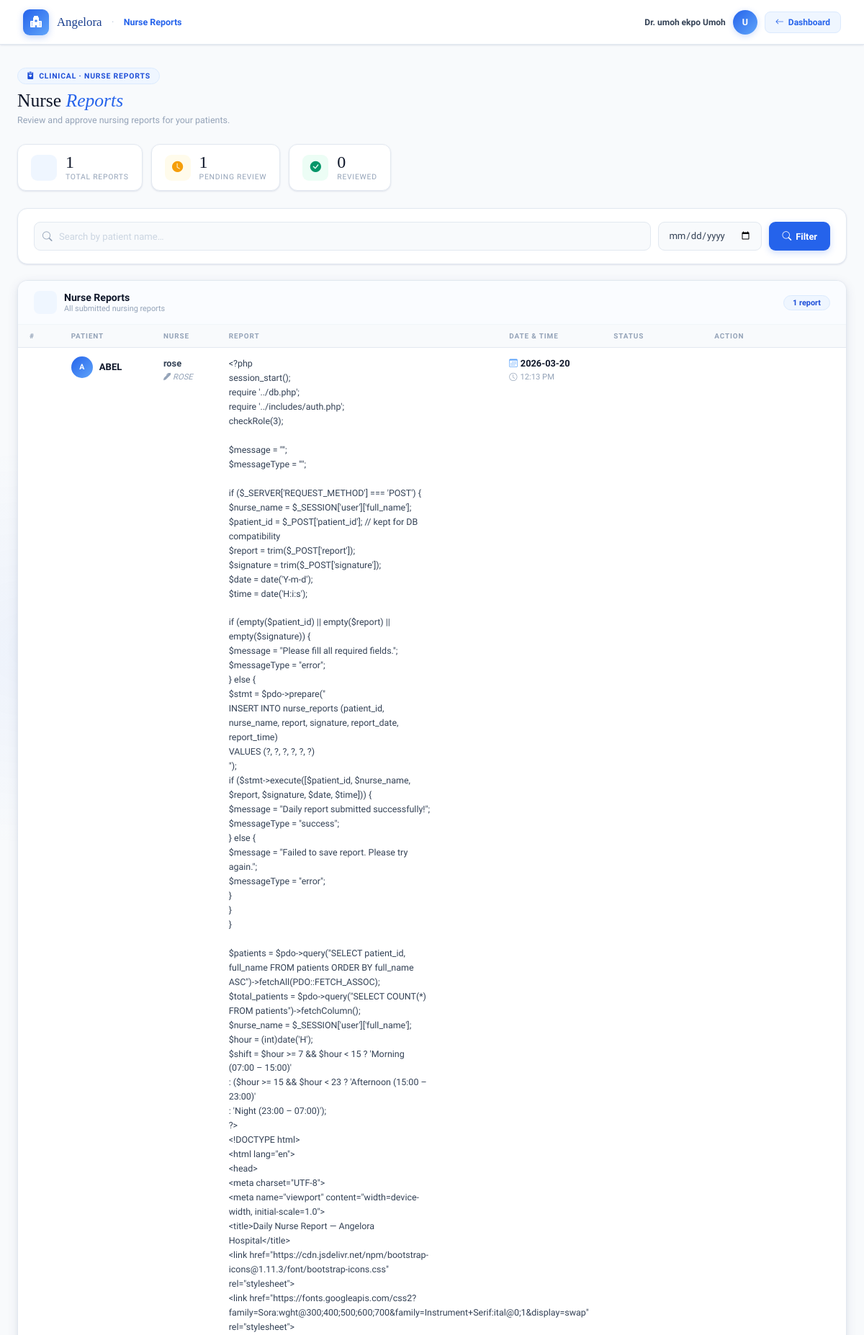
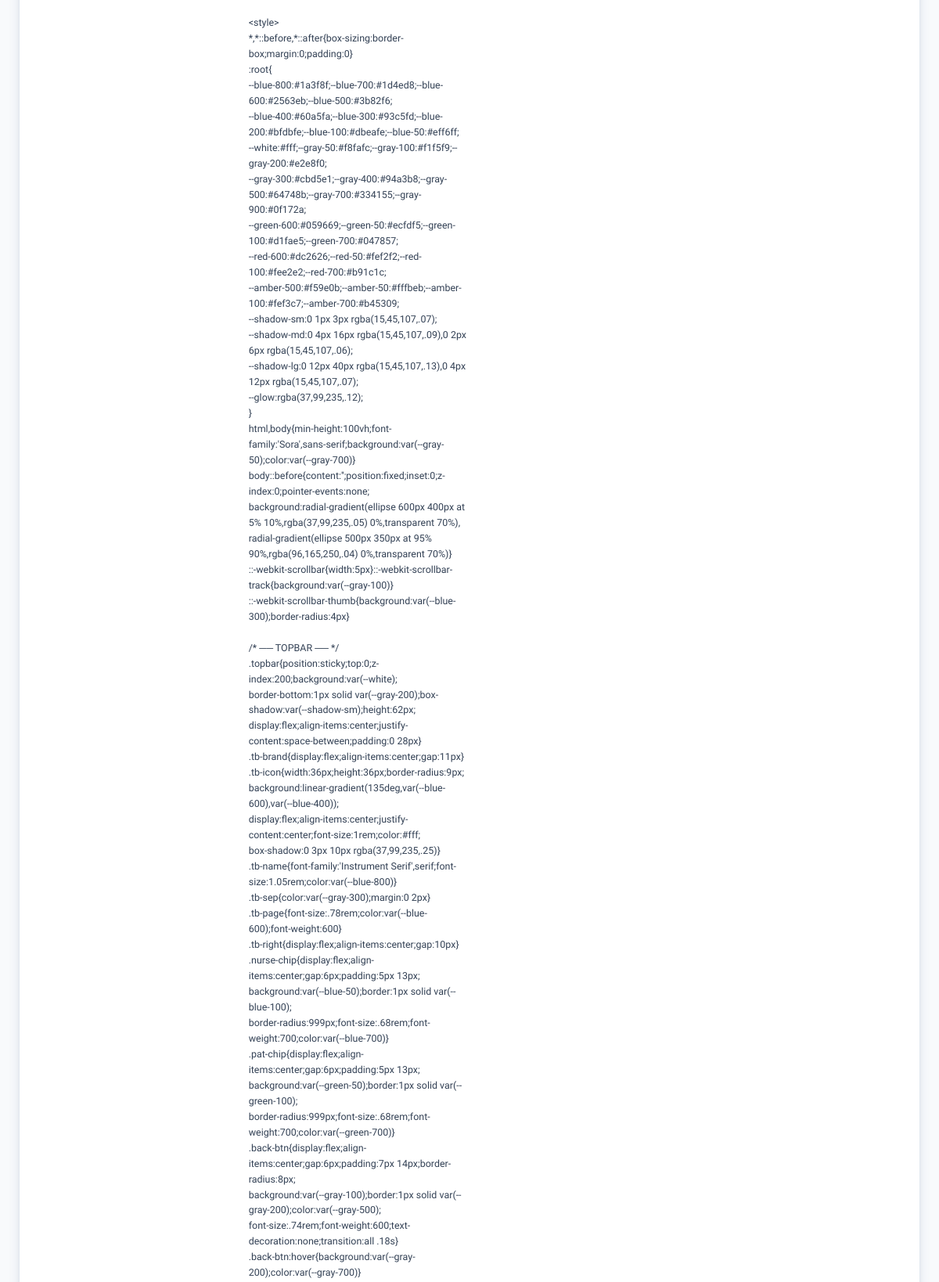
The page /doctor/view_nurse_reports.php (signed in, upper part) on the database its author committed (2 pictures, top to bottom).
### tables this page shows
CREATE TABLE `nurse_reports` (
  `id` int NOT NULL,
  `patient_id` bigint UNSIGNED NOT NULL,
  `nurse_name` varchar(150) NOT NULL,
  `report` text NOT NULL,
  `signature` varchar(100) NOT NULL,
  `report_date` date NOT NULL,
  `report_time` time NOT NULL,
  `created_at` timestamp NULL DEFAULT CURRENT_TIMESTAMP,
  `reviewed_by` varchar(255) DEFAULT NULL,
  `reviewed_at` datetime DEFAULT NULL
);

CREATE TABLE `patients` (
  `patient_id` bigint UNSIGNED NOT NULL,
  `full_name` varchar(100) DEFAULT NULL,
  `dob` date DEFAULT NULL,
  `gender` enum('Male','Female','Other') DEFAULT NULL,
  `age` int DEFAULT NULL,
  `address` text,
  `phone` varchar(20) DEFAULT NULL,
  `email` varchar(100) DEFAULT NULL,
  `registered_by` int DEFAULT NULL,
  `created_at` timestamp NULL DEFAULT CURRENT_TIMESTAMP,
  `patient_pin` varchar(10) DEFAULT NULL,
  `photo` varchar(255) DEFAULT NULL,
  `user_id` int DEFAULT NULL,
  `patient_type` enum('Regular','HMO') NOT NULL DEFAULT 'Regular',
  `patient_status` enum('Outpatient','Inpatient') NOT NULL DEFAULT 'Outpatient',
  `hmo_name` varchar(255) DEFAULT NULL,
  `has_dispensation` tinyint(1) DEFAULT '0',
  `ssn` varchar(30) DEFAULT NULL,
  `language` varchar(50) DEFAULT NULL,
  `marital_status` varchar(20) DEFAULT NULL,
  `registration_date` timestamp NULL DEFAULT CURRENT_TIMESTAMP
);

### doctor/view_nurse_reports.php (the view, shortened to what this page needs)
<?php
require '../db.php';
$filter_patient = $_GET['patient'] ?? '';
$filter_date    = $_GET['date']    ?? '';
$query  = "SELECT nr.*, p.full_name AS patient_name FROM nurse_reports nr JOIN patients p ON nr.patient_id = p.patient_id WHERE 1";
$params = [];
$query .= " ORDER BY nr.report_date DESC, nr.report_time DESC";
$stmt = $pdo->prepare($query);
$stmt->execute($params);
$reports = $stmt->fetchAll(PDO::FETCH_ASSOC);
$totalReports   = count($reports);
$pendingReports = count(array_filter($reports, fn($r) => empty($r['reviewed_by'])));
$reviewedReports= $totalReports - $pendingReports;
$doctor_name = $_SESSION['user']['full_name'] ?? 'Doctor';
$initial     = strtoupper(substr($doctor_name, 0, 1));
?>
<!DOCTYPE html>
<html lang="en">
<head>
  <link href="https://cdn.jsdelivr.net/npm/bootstrap-icons@1.11.3/font/bootstrap-icons.css" rel="stylesheet">
</head>
<body>
<header class="topbar">
  <div class="tb-brand">
    <div class="tb-icon"><i class="bi bi-hospital-fill"></i></div>
    <span class="tb-name">Angelora</span>
    <span class="tb-sep">·</span>
    <span class="tb-page">Nurse Reports</span>
  </div>
  <div class="tb-right">
    <span class="tb-doctor">Dr. <?= htmlspecialchars($doctor_name) ?></span>
    <div class="tb-avatar"><?= $initial ?></div>
    <a href="dashboard.php" class="back-btn"><i class="bi bi-arrow-left"></i> Dashboard</a>
  </div>
</header>
<div class="page">
  <div class="page-header">
    <div class="ph-eyebrow"><i class="bi bi-clipboard2-heart-fill"></i> Clinical · Nurse Reports</div>
    <div class="ph-title">Nurse <em>Reports</em></div>
    <div class="ph-sub">Review and approve nursing reports for your patients.</div>
  </div>
  <div class="stat-row">
    <div class="stat-chip">
      <div class="sc-icon blue"><i class="bi bi-clipboard2-text-fill"></i></div>
      <div><div class="sc-num"><?= $totalReports ?></div><div class="sc-label">Total Reports</div></div>
    </div>
    <div class="stat-chip">
      <div class="sc-icon amber"><i class="bi bi-clock-fill"></i></div>
      <div><div class="sc-num"><?= $pendingReports ?></div><div class="sc-label">Pending Review</div></div>
    </div>
    <div class="stat-chip">
      <div class="sc-icon green"><i class="bi bi-check-circle-fill"></i></div>
      <div><div class="sc-num"><?= $reviewedReports ?></div><div class="sc-label">Reviewed</div></div>
    </div>
  </div>
  <div class="search-card">
    <form method="GET">
      <div class="search-row">
        <div class="search-wrap">
          <input type="text" name="patient" class="search-input"
            placeholder="Search by patient name…"
            value="<?= htmlspecialchars($filter_patient) ?>">
        </div>
        <input type="date" name="date" class="date-input" value="<?= htmlspecialchars($filter_date) ?>">
        <button type="submit" class="btn-search"><i class="bi bi-search"></i> Filter</button>
      </div>
    </form>
  </div>
  <div class="table-card">
    <div class="table-card-head">
      <div class="tch-left">
        <div class="tch-icon"><i class="bi bi-clipboard2-text-fill"></i></div>
        <div>
          <div class="tch-title">Nurse Reports</div>
          <div class="tch-sub">All submitted nursing reports</div>
        </div>
      </div>
      <span class="tch-count"><?= $totalReports ?> report<?= $totalReports !== 1 ? 's' : '' ?></span>
    </div>
    <?php if (empty($reports)): ?>
      <div class="empty-state">
        <i class="bi bi-clipboard2-x"></i>
        <h3>No Reports Found</h3>
        <p><?= ($filter_patient || $filter_date) ? 'Try adjusting your search or date filter.' : 'No nurse reports have been submitted yet.' ?></p>
      </div>
    <?php else: ?>
    <div style="overflow-x: auto;">
      <table class="data-table">
        <thead>
          <tr>
            <th>#</th>
            <th>Patient</th>
            <th>Nurse</th>
            <th>Report</th>
            <th>Date &amp; Time</th>
            <th>Status</th>
            <th>Action</th>
          </tr>
        </thead>
        <tbody>
          <?php foreach ($reports as $i => $r):
            $nameParts = explode(' ', $r['patient_name']);
            $initials  = strtoupper(implode('', array_map(fn($w) => $w[0], array_filter($nameParts))));
            $initials  = substr($initials, 0, 2);
          ?>
          <tr>
            <td class="mono"><?= str_pad($i + 1, 2, '0', STR_PAD_LEFT) ?></td>
            <td>
              <div class="patient-cell">
                <div class="pat-av"><?= htmlspecialchars($initials) ?></div>
                <div class="pat-name"><?= htmlspecialchars($r['patient_name']) ?></div>
              </div>
            </td>
            <td>
              <div class="nurse-name"><?= htmlspecialchars($r['nurse_name']) ?></div>
              <?php if (!empty($r['signature'])): ?>
                <div class="nurse-sig"><i class="bi bi-pen-fill" style="font-size:.65rem"></i> <?= htmlspecialchars($r['signature']) ?></div>
              <?php endif; ?>
            </td>
            <td>
              <div class="report-text"><?= nl2br(htmlspecialchars($r['report'])) ?></div>
            </td>
            <td class="datetime-cell">
              <div class="dt-date"><i class="bi bi-calendar3" style="color:var(--blue-400);margin-right:4px;font-size:.72rem"></i><?= htmlspecialchars($r['report_date']) ?></div>
              <div class="dt-time"><i class="bi bi-clock"></i><?= date('h:i A', strtotime($r['report_time'])) ?></div>
            </td>
            <td class="center">
            </td>
            <td class="center">
            </td>
          </tr>
          <?php endforeach; ?>
        </tbody>
      </table>
    </div>
    <?php endif; ?>
  </div>
</div>
</body>
</html>

### rows shown on the page
nurse_reports: reviewed_by "1", reviewed_by "0", patient.full_name "A", patient.full_name "ABEL", nurse_name "rose", signature "ROSE", report "<?php session_start(); require '../db.php'; require '../includes/auth.php'; checkRole(3); $message = \"\"; $messageType = \"\"; if ($_SERVER['REQUEST_METHOD'] === 'POST') { $nurse_name = $_SESSION['user']['full_name']; $patient_id = $_POST['patient_id']; // kept for DB compatibility $report = trim($_POST['report']); $signature = trim($_POST['signature']); $date = date('Y-m-d'); $time = date('H:i:s'); if (empty($patient_id) || empty($report) || empty($signature)) { $message = \"Please fill all required fields.\"; $messageType = \"error\"; } else { $stmt = $pdo->prepare(\" INSERT INTO nurse_reports (patient_id, nurse_name, report, signature, report_date, report_time) VALUES (?, ?, ?, ?, ?, ?) \"); if…", report_date "2026-03-20", report_time "12:13 PM"

### other values the page prints
$doctor_name "umoh ekpo Umoh"
$initial "U"
$totalReports "1"
